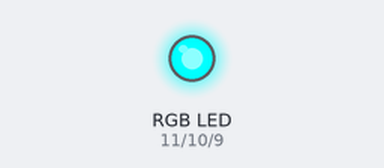
A sketch run on a simulated Arduino Uno, built with avr-gcc and run on an emulated ATmega328P. Shown: an RGB LED mixed from three pins (HIGH = lit).

Above: at 0.05 s.
At 4.95 s:
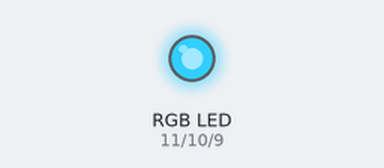
At 9.95 s:
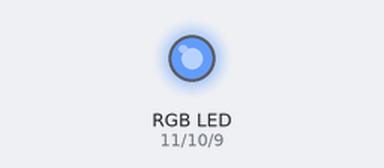
At 19.95 s:
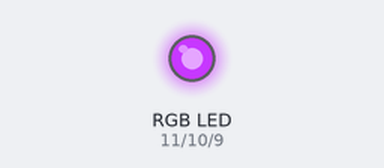
At 25.6 s:
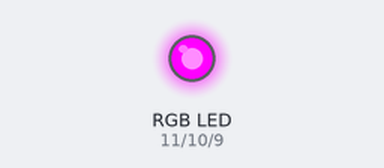
At 39.86 s:
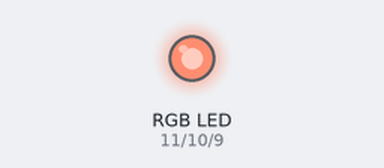
Timing chart, 0 to 40.0 s (numbered marks = the images above):
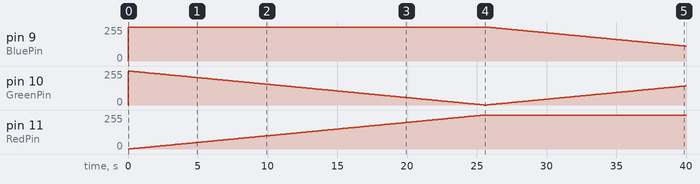

Measured:
- by itself, pin 11 (RedPin): moves from 0/255 to 255/255 over 25.4 s
- by itself, pin 9 (BluePin): 0/255 → 255/255 at 0.00 s, → 254/255 25.7 s later, → 253/255 0.10 s later, → 252/255 0.10 s later, … (144 changes in this stretch)
- by itself, pin 10 (GreenPin): 0/255 → 255/255 at 0.00 s, → 254/255 0.10 s later, → 253/255 0.10 s later, → 252/255 0.10 s later, … (399 changes in this stretch)

The sketch:

challenge.ino
```cpp
// USE PWM pin(~) of Arduino UNO
#define RedPin 11
#define GreenPin 10
#define BluePin 9
#define Delaytime 100
int Val_Red, Val_Green, Val_Blue;
void setup()
{
  pinMode(RedPin, OUTPUT);
  pinMode(GreenPin, OUTPUT);
  pinMode(BluePin, OUTPUT);
}
void loop()
{
  // RED Start
  Val_Red = 0;
  Val_Green = 255;
  Val_Blue = 255;
  for (int count = 0; count <= 255; count++)
  {
    analogWrite(RedPin, Val_Red);
    analogWrite(GreenPin, Val_Green);
    analogWrite(BluePin, Val_Blue);
    Val_Red += 1;
    Val_Green -= 1;
    delay(Delaytime);
  }

  // GREEN Start
  Val_Red = 255;
  Val_Green = 0;
  Val_Blue = 255;
  for (int count = 0; count <= 255; count++)
  {
    analogWrite(RedPin, Val_Red);
    analogWrite(GreenPin, Val_Green);
    analogWrite(BluePin, Val_Blue);
    Val_Green += 1;
    Val_Blue -= 1;
    delay(Delaytime);
  }

  // BLUE Start
  Val_Red = 255;
  Val_Green = 255;
  Val_Blue = 0;
  for (int count = 0; count <= 255; count++)
  {
    analogWrite(RedPin, Val_Red);
    analogWrite(GreenPin, Val_Green);
    analogWrite(BluePin, Val_Blue);
    Val_Blue += 1;
    Val_Red -= 1;
    delay(Delaytime);
  }
}
```
